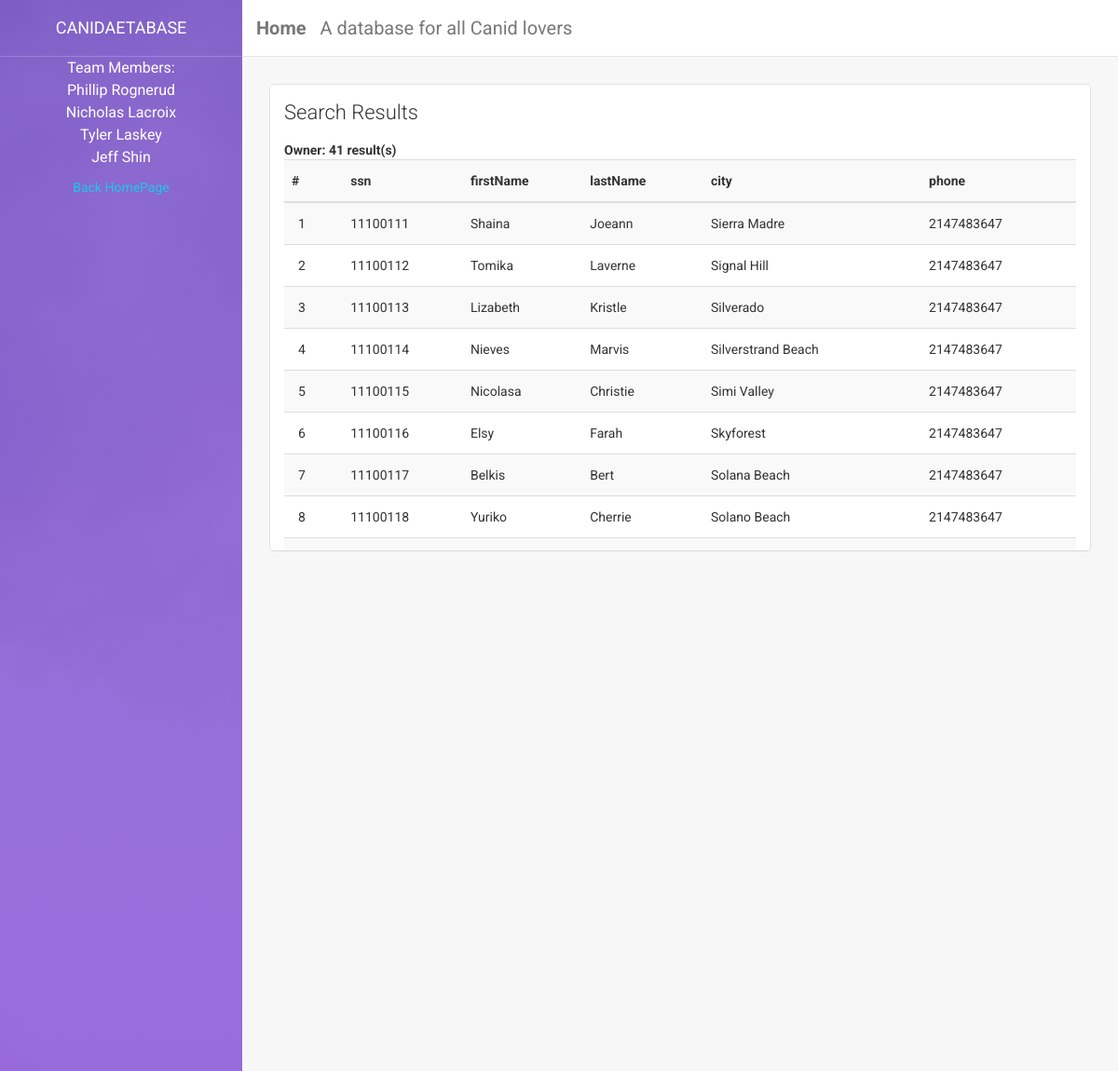
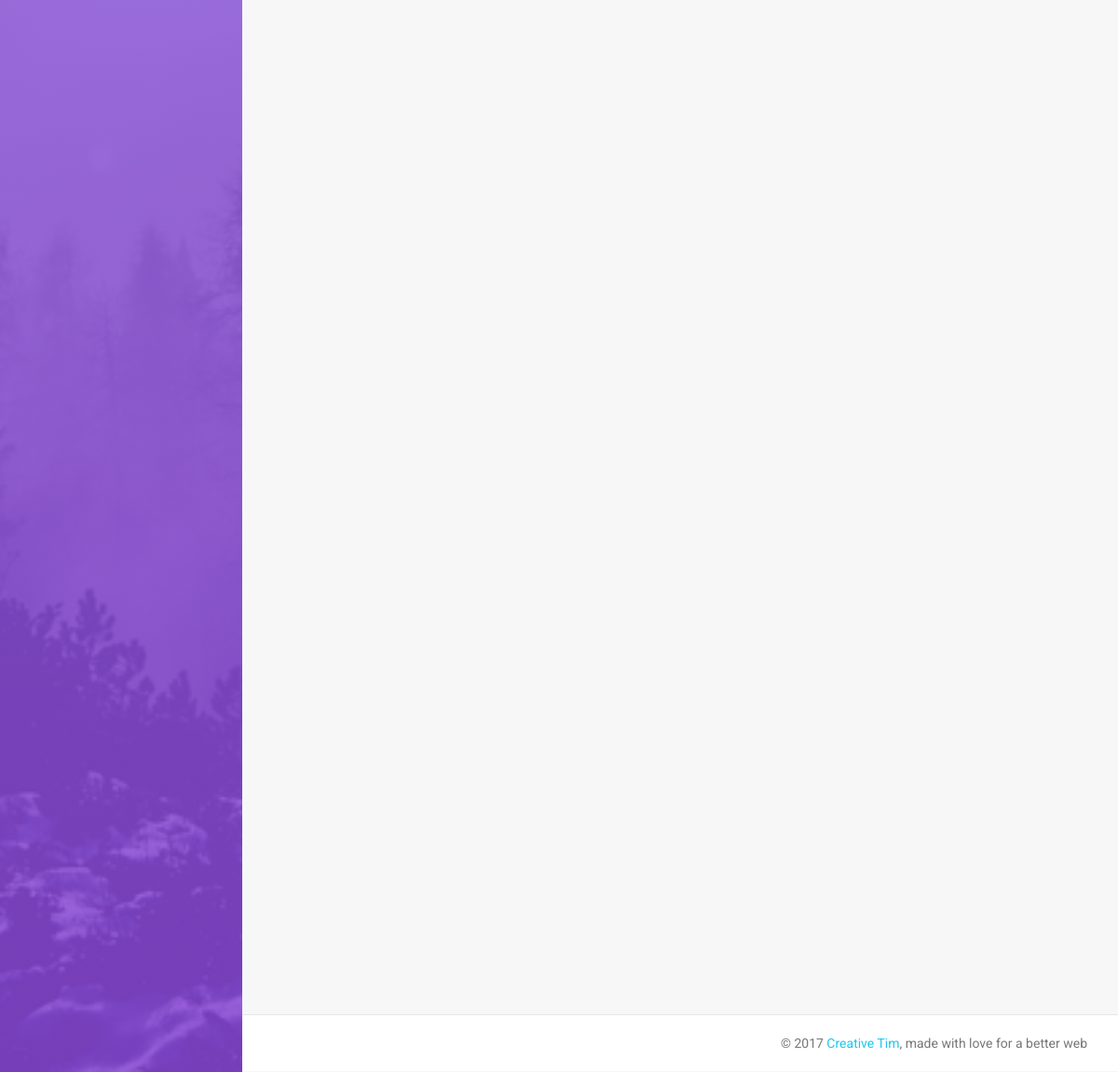
/owners.php, run on the app's committed database (2 pictures, top to bottom).
### tables this page shows
CREATE TABLE `owner` (
  `ssn` varchar(9) NOT NULL,
  `firstName` varchar(255) DEFAULT NULL,
  `lastName` varchar(255) NOT NULL,
  `city` varchar(255) DEFAULT NULL,
  `phone` int(11) DEFAULT NULL,
  PRIMARY KEY (`ssn`)
);

### owners.php (the view, shortened to what this page needs)
<!doctype html>
<html lang="en">
<head>
    <link href="assets/css/bootstrap.min.css" rel="stylesheet" />
    <link href="assets/css/animate.min.css" rel="stylesheet"/>
    <link href="assets/css/light-bootstrap-dashboard.css" rel="stylesheet"/>
    <link href="http://maxcdn.bootstrapcdn.com/font-awesome/4.2.0/css/font-awesome.min.css" rel="stylesheet">
    <link href="assets/css/pe-icon-7-stroke.css" rel="stylesheet" />
</head>
<body>
<div class="wrapper">
    <div class="sidebar" data-color="purple" data-image="assets/img/sidebar-5.jpg">
        <div class="sidebar-wrapper">
            <div class="logo">
                <a class="simple-text">
                    Canidaetabase
                </a>
            </div>
            <CENTER>
            <p>
                Team Members:<br/>
                Phillip Rognerud<br/>
                Nicholas Lacroix<br/>
                Tyler Laskey<br/>
                Jeff Shin<br/>
            </p>
            <a href="index.php">Back HomePage</a><br/></CENTER>
        </div>
    </div>
    <div class="main-panel">
        <nav class="navbar navbar-default navbar-fixed">
            <div class="container-fluid">
                <div class="navbar-header">
                    <a class="navbar-brand pull-left" href="index.php"><b>Home</b></a>
                    <a class="navbar-brand">A database for all Canid lovers</a>
                </div>
            </div>
        </nav>
        <div class="content">
            <div class="container-fluid">
                <div class="row">
                    <div class="col-md-8" style="width: 100%;">
                        <div class="card"
                        style="
                            height: 500px;
                            overflow-x: scroll;
                            overflow-y: scroll;">
                            <div class="header">
                                <h4 class="title">Search Results</h4>
                            </div>
                            <div class="content">
                                <?php
$servername = "localhost:3306";
          $username = "root";
            $password = "root";
            $dbname = "cs157a";
            $conn = new mysqli($servername, $username, $password, $dbname);
            if ($conn->connect_error) {
                echo $conn->connect_error;
                die("Connection failed: " . $conn->connect_error);
            } else {
                $sql = "SELECT ssn, firstName, lastName, city, phone FROM owner";
                $result = $conn->query($sql);
                if ($result->num_rows > 0) {
                    echo "<div><b>Owner: ".$result->num_rows." result(s)</b></div>";
                    echo '<table class="table table-hover table-striped table-sortable">';
                    echo '<th>#</th><th>ssn</th><th>firstName</th><th>lastName</th>';
                    echo '<th>city</th><th>phone</th>';
                    echo '<tbody>';
                    $count = 0;
                    while($row = $result->fetch_assoc()) {
                        $count++;
                        echo '<tr>';
                        echo "<td>". $count. "</td>";
                        echo "<td>". $row["ssn"]. "</td>";
                        echo "<td>". $row["firstName"]. "</td>";
                        echo "<td>". $row["lastName"]. "</td>";
                        echo "<td>". $row["city"]. "</td>";
                        echo "<td>". $row["phone"]. "</td>";
                        echo '</tr>';
                    }
                    echo '</tbody>';
                    echo '</table>';
                } else {
                    echo "0 results";
                }
            }
            ?>
                            </div>
                        </div>
                    </div>
                </div>
            </div>
        </div>
        <footer class="footer">
            <div class="container-fluid">
                <p class="copyright pull-right">
                    &copy; <script>document.write(new Date().getFullYear())</script> <a href="http://www.creative-tim.com">Creative Tim</a>, made with love for a better web
                </p>
            </div>
        </footer>
    </div>
</div>
</body>
</html>

### data on the page
owner: ssn "11100111", firstName "Shaina", lastName "Joeann", city "Sierra Madre", phone "2147483647"
owner: ssn "11100112", firstName "Tomika", lastName "Laverne", city "Signal Hill", phone "2147483647"
owner: ssn "11100113", firstName "Lizabeth", lastName "Kristle", city "Silverado", phone "2147483647"
owner: ssn "11100114", firstName "Nieves", lastName "Marvis", city "Silverstrand Beach", phone "2147483647"
owner: ssn "11100115", firstName "Nicolasa", lastName "Christie", city "Simi Valley", phone "2147483647"
owner: ssn "11100116", firstName "Elsy", lastName "Farah", city "Skyforest", phone "2147483647"
owner: ssn "11100117", firstName "Belkis", lastName "Bert", city "Solana Beach", phone "2147483647"
owner: ssn "11100118", firstName "Yuriko", lastName "Cherrie", city "Solano Beach", phone "2147483647"

### other printed values
$result->num_rows "41"
